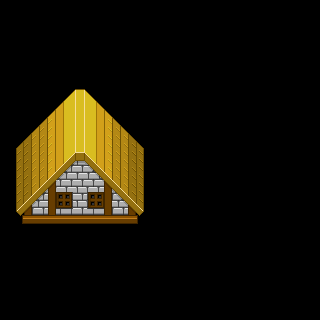

Tiled map render using the project's own tile images. Description and the whole map definition, tile-layer contents included, below:
An orthogonal 20x20 tile map with 16x16 px tiles, 1 tile layer (Tile Layer 1).

<map version="1.0" tiledversion="1.1.2" orientation="orthogonal" renderorder="right-down" width="20" height="20" tilewidth="16" tileheight="16" infinite="0" nextobjectid="1">
 <tileset firstgid="1" name="TMP" tilewidth="16" tileheight="16" tilecount="4096" columns="64">
  <image source="ART/Pack2/FWM-Assets-Package/limbusdev_fwm-world.png" width="1024" height="1024" />
 </tileset>
 <layer name="Tile Layer 1" width="20" height="20">
  <data encoding="csv">
0,0,0,0,0,0,0,0,0,0,0,0,0,0,0,0,0,0,0,0,
0,0,0,0,0,0,0,0,0,0,0,0,0,0,0,0,0,0,0,0,
0,0,0,0,0,0,0,0,0,0,0,0,0,0,0,0,0,0,0,0,
0,0,0,0,0,0,0,0,0,0,0,0,0,0,0,0,0,0,0,0,
0,0,0,0,0,0,0,0,0,0,0,0,0,0,0,0,0,0,0,0,
0,0,0,0,1456,1457,0,0,0,0,0,0,0,0,0,0,0,0,0,0,
0,0,0,1519,1520,1521,1522,0,0,0,0,0,0,0,0,0,0,0,0,0,
0,0,1582,1583,1584,1585,1586,1587,0,3575,3576,0,0,0,0,0,0,0,3584,0,
0,1645,1646,1647,1648,1649,1650,1651,1652,3639,0,0,0,0,0,0,0,0,0,0,
0,1709,1710,1711,1712,1713,1714,1715,1716,0,0,0,0,0,0,0,0,0,0,0,
0,1773,1774,1775,1776,1777,1778,1779,1780,0,0,0,0,0,0,0,0,0,0,0,
0,1837,1838,1839,1840,1841,1842,1843,1844,0,0,0,0,0,0,0,0,0,0,0,
0,1901,1902,1903,1904,1905,1906,1907,1908,0,0,0,0,0,0,0,0,0,0,0,
0,1965,1966,1967,1968,1969,1970,1971,1972,0,0,0,0,0,0,0,0,0,0,0,
0,0,0,0,0,0,0,0,0,4023,0,0,0,0,0,0,0,0,0,0,
0,0,0,0,0,0,0,0,0,4087,0,0,0,0,0,0,0,0,4096,0,
0,0,0,0,0,0,0,0,0,0,0,0,0,0,0,0,0,0,0,0,
0,0,0,0,0,0,0,0,0,0,0,0,0,0,0,0,0,0,0,0,
0,0,0,0,0,0,0,0,0,0,0,0,0,0,0,0,0,0,0,0,
0,0,0,0,0,0,0,0,0,0,0,0,0,0,0,0,0,0,0,0
</data>
 </layer>
</map>
